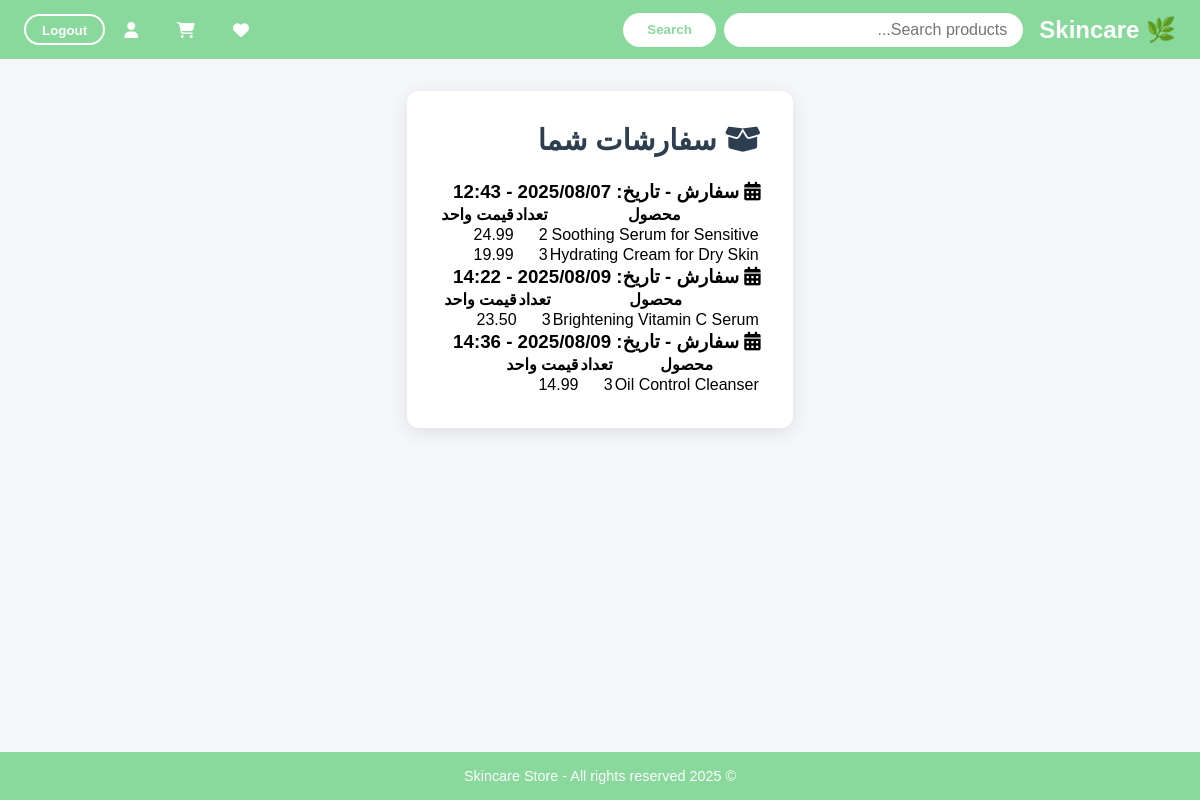
/accounts/show_purchase_items/ (signed in), run on an earlier commit of the app's database.
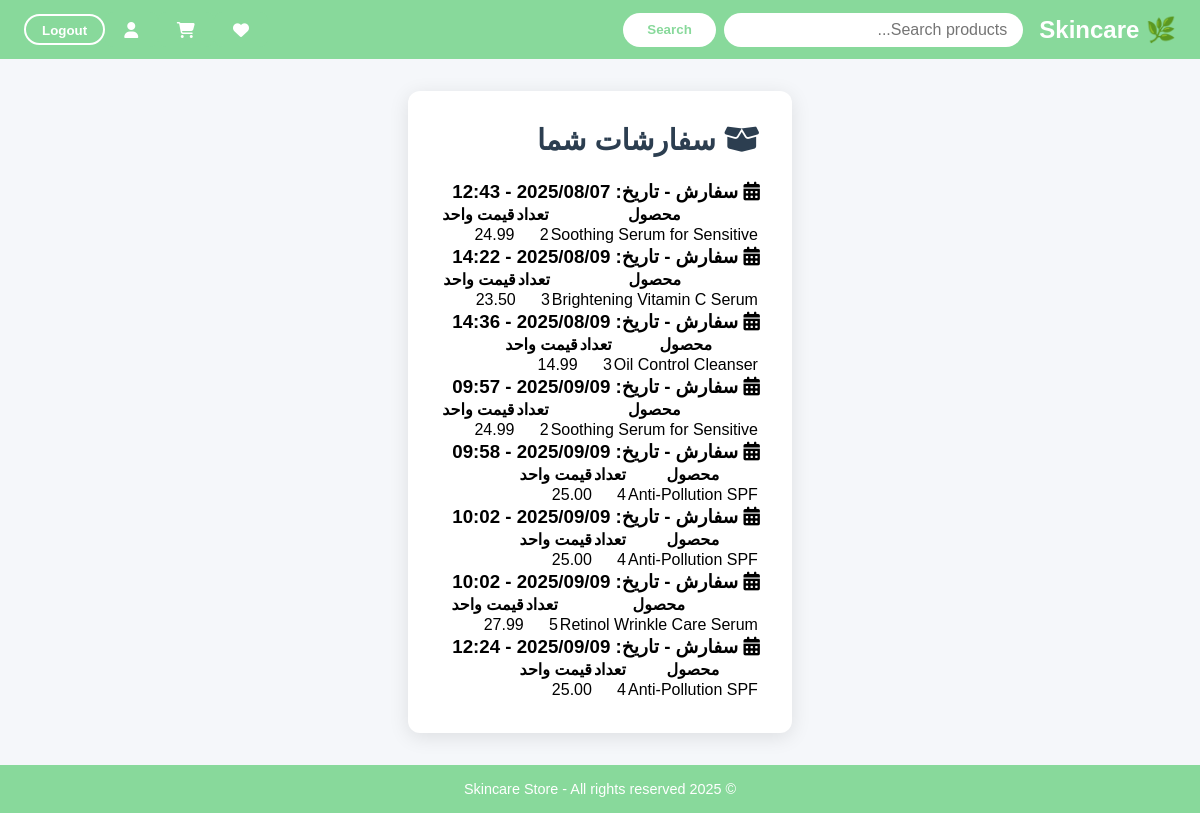
And on a later commit of the database.
### orders/models.py (models this page shows)
class order(models.Model):
    user_id=models.ForeignKey(CustomUser,on_delete=models.CASCADE)
    timestamp=models.DateTimeField(auto_now_add=True)
    is_paid=models.BooleanField(default=False)

class ord_items(models.Model):
    product_id=models.ForeignKey(Product,on_delete=models.CASCADE)
    quantity=models.PositiveIntegerField(default=1)
    price_at_purchase=models.DecimalField(max_digits=10, decimal_places=2)
    ord=models.ForeignKey(order,on_delete=models.CASCADE)

### products/models.py (models this page shows, shortened)
class Product(models.Model):
    id=models.UUIDField(primary_key=True,default=uuid.uuid4,editable=False)
    name=models.CharField(max_length=200)
    brand=models.CharField(max_length=100)
    class Category(models.TextChoices):
        CLEANER='cleaner','Cleaner'
        SERUM='serum','Serum'
        MOISTURIZER='moisturizer','Moisturizer'
    category=models.CharField(max_length=20)
    skin_type=models.ManyToManyField(SkinType,blank=True)
    concerns_targeted=models.ManyToManyField(Concern,blank=True)
    ingredients=models.ManyToManyField(Ingredient,blank=True)
    tags=models.ManyToManyField(Tag,blank=True)
    price=models.DecimalField(max_digits=10,decimal_places=2)
    rating=models.FloatField(default=0.0)
    rate_quantity=models.IntegerField(default=0)
    image_url=models.URLField(max_length=500,blank=True)
    image=models.ImageField(upload_to='products/',null=True,blank=True)
    quantity=models.PositiveIntegerField(default=0)
    sold_quantity=models.PositiveIntegerField(default=0)
    created_at=models.DateTimeField(auto_now_add=True)

### accounts/views.py (the view)
# urls.py: path('show_purchase_items/',views.show_purchase_items,name='show_purchase_items')
def show_purchase_items(request):
    user=request.user
    ordr=order.objects.filter(user_id=user.id,is_paid=True)
    orders=[]
    for o in ordr:
        items=ord_items.objects.filter(ord=o)
        orders.append({
            'order':o,
            'items':items
        })
    return render(request, 'accounts/show_purchase_items.html', {'orders': orders})

### accounts/templates/accounts/show_purchase_items.html (shortened to what this page needs)
{% extends 'base.html' %}
{% load static %}
{% block content %}
<div class="purchase-container">
    <main class="main-content">
        <h2><i class="fas fa-box-open"></i> سفارشات شما</h2>
        <div class="order-items">
            {% if orders %}
                {% for order_data in orders %}
                    <div class="order-section">
                        <h3 class="order-header">
                            <i class="fas fa-calendar-alt"></i> سفارش - تاریخ: {{ order_data.order.timestamp|date:"Y/m/d - H:i" }}
                        </h3>
                        <table class="order-table">
                            <thead>
                                <tr>
                                    <th>محصول</th>
                                    <th>تعداد</th>
                                    <th>قیمت واحد</th>
                                </tr>
                            </thead>
                            <tbody>
                                {% for item in order_data.items %}
                                    {% if item %}
                                            <tr>
                                                <td>{{ item.product_id.name }}</td>
                                                <td>{{ item.quantity }}</td>
                                                <td>{{ item.price_at_purchase }}</td>
                                            </tr>
                                    {% endif %}
                                {% empty %}
                                    <tr>
                                        <td colspan="4" class="no-items">هیچ آیتمی برای این سفارش یافت نشد.</td>
                                    </tr>
                                {% endfor %}
                            </tbody>
                        </table>
                    </div>
                {% endfor %}
            {% else %}
                <div class="no-items-message">
                    <p>هیچ سفارشی یافت نشد.</p>
                </div>
            {% endif %}
        </div>
    </main>
</div>
{% endblock %}

### templates/base.html (shortened to what this page needs)
<!DOCTYPE html>
<html lang="fa" dir="rtl">
<head>
  <link rel="stylesheet" href="https://cdnjs.cloudflare.com/ajax/libs/font-awesome/6.4.0/css/all.min.css"/>
</head>
<body>
<nav>
  <a class="navbar-brand" href="/">🌿 Skincare</a>
  <form class="search-form" method="get" action="{% url 'search' %}">
    <input
      type="search"
      name="q"
      placeholder="Search products..."
      aria-label="Search"
    />
    <button type="submit">Search</button>
  </form>
    <a href="{% url 'wishlist' %}" style="display: inline-flex; align-items: center; justify-content: center; background-color: #88d99b; color: white; padding: 0.6rem 1.2rem; border: none; border-radius: 8px; text-decoration: none; font-weight: bold;"><i class="fas fa-heart"></i></a>
    <a href="{% url 'cart' %}" style="display: inline-flex; align-items: center; justify-content: center; background-color: #88d99b; color: white; padding: 0.6rem 1.2rem; border: none; border-radius: 8px; text-decoration: none; font-weight: bold;"><i class="fas fa-shopping-cart"></i></a>
    <a href="{% url 'show_profile' %}" style="display: inline-flex; align-items: center; justify-content: center; background-color: #88d99b; color: white; padding: 0.6rem 1.2rem; border: none; border-radius: 8px; text-decoration: none; font-weight: bold;"><i class="fas fa-user profile-icon"></i></a>
  <div class="auth-buttons">
    {% if user.is_authenticated %}
      <form method="post" action="{% url 'logout' %}">
        <button type="submit">Logout</button>
      </form>
    {% else %}
      <a href="{% url 'login' %}">Login</a>
    {% endif %}
  </div>
</nav>
<main class="container">
  {% block content %}
  {% endblock %}
</main>
<footer>
  &copy; 2025 Skincare Store - All rights reserved
</footer>
</body>
</html>

### templates/base.html (style rules this page uses)
* { box-sizing: border-box; margin: 0; padding: 0; }
body { font-family: Arial, sans-serif; background: #f8f9fa; min-height: 100vh; display: flex; flex-direction: column; }
nav { background-color: #88d99b; color: white; padding: 0.75rem 1.5rem; display: flex; align-items: center; justify-content: space-between; }
nav a.navbar-brand { color: white; text-decoration: none; font-weight: bold; font-size: 1.5rem; }
form.search-form { display: flex; gap: 0.5rem; flex-grow: 1; max-width: 400px; margin: 0 1rem; }
form.search-form input[type="search"] { flex-grow: 1; padding: 0.5rem 1rem; border-radius: 25px; border: none; outline: none; font-size: 1rem; }
form.search-form button { background-color: white; color: #88d99b; border: none; border-radius: 25px; padding: 0 1.5rem; cursor: pointer; font-weight: bold; transition: background-color 0.3s ease; }
.auth-buttons { display: flex; gap: 0.75rem; align-items: center; }
.auth-buttons form, .auth-buttons a { color: white; background: transparent; border: 2px solid white; border-radius: 25px; padding: 0.3rem 1rem; text-decoration: none; font-weight: 600; cursor: pointer; transition: background-color 0.3s ease; }
.auth-buttons form button { background: transparent; border: none; color: white; font-weight: 600; cursor: pointer; padding: 0; }
main.container { flex-grow: 1; padding: 2rem 1rem; max-width: 1200px; margin: 0 auto; }
footer { background-color: #88d99b; color: white; text-align: center; padding: 1rem 0; font-size: 0.9rem; margin-top: auto; }

### accounts/templates/accounts/show_purchase_items.html (style rules this page uses)
body { font-family: 'Vazir', sans-serif; background-color: #f5f7fa; direction: rtl; margin: 0; }
.main-content { flex: 1; background-color: #ffffff; padding: 2rem; border-radius: 12px; box-shadow: 0 4px 20px rgba(0, 0, 0, 0.1); }
.main-content h2 { color: #2c3e50; font-size: 1.8rem; font-weight: 700; margin-bottom: 1.5rem; display: flex; align-items: center; gap: 0.5rem; }

What changed in the data, as far as the page shows it:
removed ord_items: product_id.name "Hydrating Cream for Dry Skin", quantity "3", price_at_purchase "19.99", shown under order (number 1 of 8 on the later page)
added order: order.timestamp "2025/09/09 - 09:57"
added ord_items: product_id.name "Soothing Serum for Sensitive", quantity "2", price_at_purchase "24.99", shown under "2025/09/09 - 09:57"
added order: order.timestamp "2025/09/09 - 09:58"
added ord_items: product_id.name "Anti-Pollution SPF", quantity "4", price_at_purchase "25.00", shown under "2025/09/09 - 09:58"
added order: order.timestamp "2025/09/09 - 10:02"
added ord_items: product_id.name "Anti-Pollution SPF", quantity "4", price_at_purchase "25.00", shown under "2025/09/09 - 10:02"
added order: order.timestamp "2025/09/09 - 10:02"
added ord_items: product_id.name "Retinol Wrinkle Care Serum", quantity "5", price_at_purchase "27.99", shown under "2025/09/09 - 10:02"
added order: order.timestamp "2025/09/09 - 12:24"
added ord_items: product_id.name "Anti-Pollution SPF", quantity "4", price_at_purchase "25.00", shown under "2025/09/09 - 12:24"
